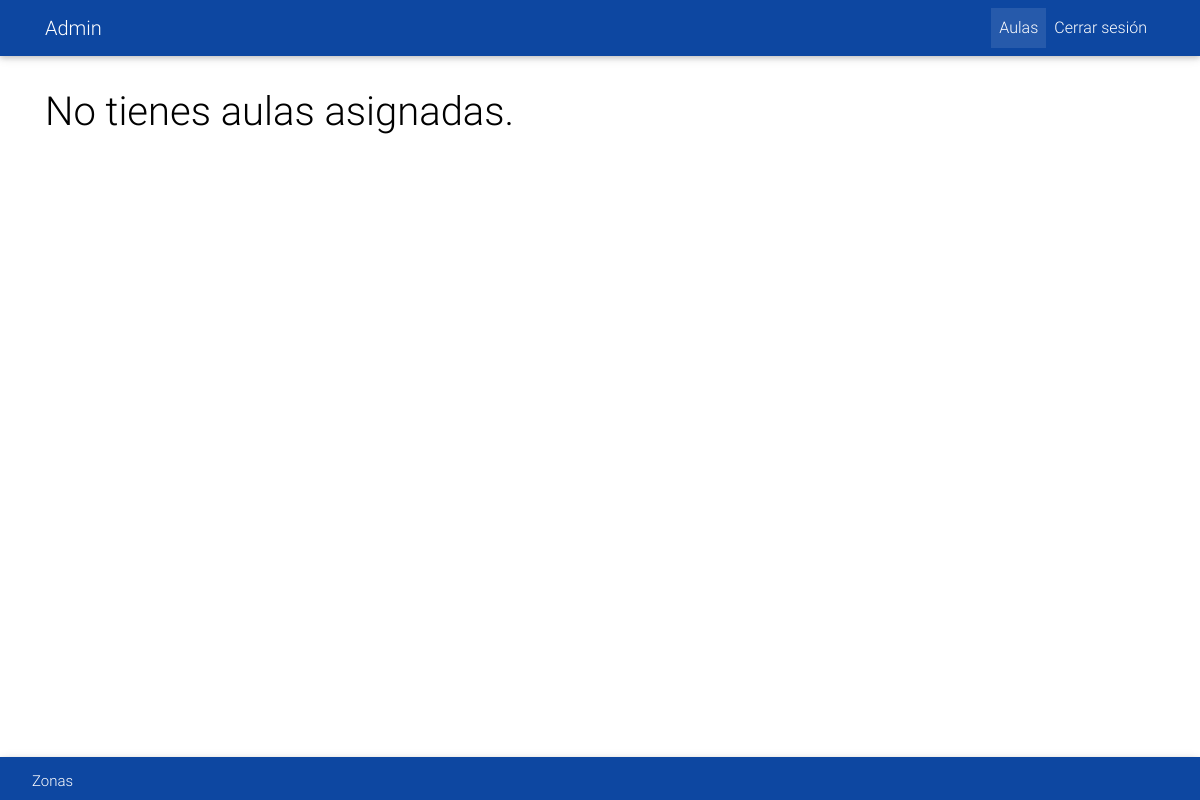
Before: /catalog/ (signed in) with the older database file.
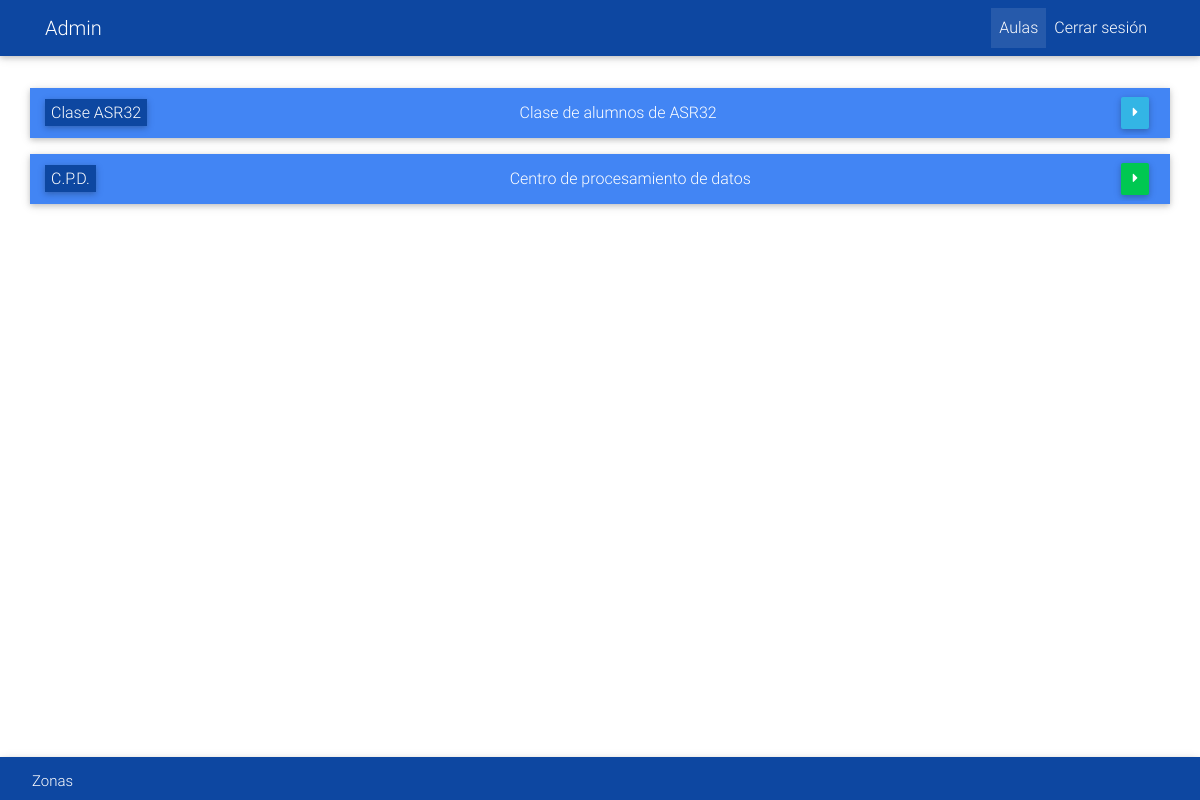
After: the same page with the newer database file.
### catalog/models.py (models this page shows, shortened)
class Zona(models.Model):
    ip = models.CharField(
        max_length=25,
        help_text="Ip del dispositivo asociado a esta aula"
    )
    modelo = models.CharField(
        max_length=25,
        help_text="Introduce el modelo del arduino (p. ej. Uno, Mega, etc.)"
    )
    id_zona = models.CharField(
        max_length=25,
        help_text="Identificador de zona (p. ej. Clase 2, Baño 4...)"
    )
    descripcion = models.TextField(
        max_length=1000,
        blank=True,
        null=True,
        help_text="Introduce una descripción de la zona."
    )
    @property
    def usuario_dentro(self):
        registros_activos = RegistroAula.objects.filter(f_salida=None,
                                                         ip=self.ip)
        if registros_activos:
            return registros_activos[0].rfid.user
        return None

### catalog/views.py (the view)
# urls.py: path('', views.ZonaListView.as_view(), name='zonas'),
class ZonaListView(LoginRequiredMixin, generic.ListView):
    model = Zona
    paginate_by = 10
    def get_queryset(self):
        empleado = Empleado.objects.get(user=self.request.user) # Obtener usuario logeado
        zonas = get_zonas_user(self.request.user) # Obtener zonas de la class ConjuntoZona
        zonas = zonas.distinct() # Eliminar los objetos duplicado
        return zonas

### catalog/views.py (called while the page is built)
def get_zonas_user(user):
    grupos = Empleado.objects.get(user=user).grupo.all()
    zonas = Zona.objects.none()
    for grupo in grupos:
        conjuntos_zona = ConjuntoZona.objects.filter(grupos_con_acceso=grupo)
        for conjunto in conjuntos_zona:
            zonas |= conjunto.zona.all()
    return zonas

### catalog/templates/catalog/zona_list.html (shortened to what this page needs)
{% extends "base_generic.html" %}
{% block content %}
{% if zona_list %}
{% for zona in zona_list %}
<div class="row filaAula primary-color align-items-center justify-content-md-center z-depth-1 {% if zona.usuario_dentro and zona.usuario_dentro != request.user %} deshabilitado {% endif %}">
    <div class="col-md-2 col-sm-12"><span class="numAula z-depth-1">{{ zona.id_zona }}</span></div>
    <div class="col-md-10 col-sm-12 text-center text-truncate descripcionEstado">
        <p class="descripcionEstadoText">
            {{ zona.descripcion }}
        </p>
        <a href="{% url 'zona-detail' zona.id %}" class='btn btn-{% if zona.usuario_dentro == request.user %}info{% elif zona.usuario_dentro %}danger{% else %}success{% endif %} botonIr float-right'><i class='fa fa-caret-right' aria-hidden='true'></i></a><br/>
    </div>
</div>
{% endfor %}
{% else %}
<h1 class="black-text">No tienes aulas asignadas.</h1>
{% endif %}
{% endblock %}

### catalog/templates/base_generic.html (shortened to what this page needs)
<!DOCTYPE html>
<html lang="en">
<head>
  <link rel="stylesheet" href="https://maxcdn.bootstrapcdn.com/font-awesome/4.7.0/css/font-awesome.min.css">
  {% load static %}
  <link href="{% static 'css/bootstrap.min.css' %}" rel="stylesheet">
  <link href="{% static 'css/mdb.min.css' %}" rel="stylesheet">
  <link href="{% static 'css/styleUsers.css' %}" rel="stylesheet">
</head>
    <body id="bodyWallpaper">
    <header>
        {% if user.is_authenticated %}
        <nav class="navbar navbar-expand-lg navbar-dark primary-color-dark">
            <div class="container">
                <a class="navbar-brand text-capitalize" href="#">{{ user.get_username }}</a>
                <div class="navbar-collapse collapse order-3 dual-collapse2">
                    <ul class="navbar-nav ml-auto">
                        <li class="nav-item text-sm-center active">
                            <a class="nav-link text-center " href="{% url 'zonas' %}">Aulas</a>
                        </li>
                        <li class="nav-item text-sm-center">
                            <a class="nav-link text-center" href="{% url 'logout' %}">Cerrar sesión</a>
                        </li>
                    </ul>
                </div>
            </div>
        </nav>
        <div class="container">
          <div class="row">
            <div class="navbar fixed-bottom navbar-dark">
                <ol class="breadcrumb">
                  <li class="breadcrumb-item active"><a class="white-text" href="{% url 'zonas' %}">Zonas</a></li>
                </ol>
            </div>
          </div>
        </div>
        {% endif %}
    </header>
    <main>
        <div class="container">
            {% block content %}{% endblock %}
        </div>
    </main>
</body>
</html>

### catalog/static/css/styleUsers.css (style rules this page uses)
main { padding: 16px; padding-top: 32px; color: white; }
.filaAula { min-height: 50px; margin-bottom: 16px; }
.numAula { padding: 4px; padding-left: 6px; padding-right: 6px; min-height: 30px !important; background-color: #0d47a1; }
.descripcionEstado { height: inherit; display: table; }
.descripcionEstadoText { display: table-cell; vertical-align: middle; }
.botonIr { padding: .4rem .7rem; background-color: #00C851; }
.breadcrumb { background-color: rgba(0,0,0,0) !important; }
div.navbar { background-color: #0d47a1; }

Changed rows visible on the page:
added Zona: id_zona "Clase ASR32", descripcion "Clase de alumnos de ASR32", ip "10.14.0.109" (drawn)
added Zona: id_zona "C.P.D.", descripcion "Centro de procesamiento de datos", ip "10.14.0.50" (drawn)
Other visible differences:
text no longer shown: "No tienes aulas asignadas."
